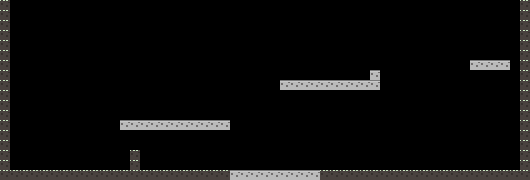

Rendered tile map (Tiled .tmx) drawn with the repository's tilesets; below, a short description and the full map source, tile grids included:
An orthogonal 53x18 tile map with 10x10 px tiles, 1 tile layer (Tile Layer 1).

<map version="1.2" tiledversion="1.2.4" orientation="orthogonal" renderorder="right-down" width="53" height="18" tilewidth="10" tileheight="10" infinite="0" nextlayerid="2" nextobjectid="1">
 <tileset firstgid="1" name="tiles" tilewidth="10" tileheight="10" spacing="2" margin="2" tilecount="64" columns="8">
  <image source="tiles.png" width="100" height="100" />
 </tileset>
 <layer id="1" name="Tile Layer 1" width="53" height="18">
  <data encoding="csv">
1,0,0,0,0,0,0,0,0,0,0,0,0,0,0,0,0,0,0,0,0,0,0,0,0,0,0,0,0,0,0,0,0,0,0,0,0,0,0,0,0,0,0,0,0,0,0,0,0,0,0,0,1,
1,0,0,0,0,0,0,0,0,0,0,0,0,0,0,0,0,0,0,0,0,0,0,0,0,0,0,0,0,0,0,0,0,0,0,0,0,0,0,0,0,0,0,0,0,0,0,0,0,0,0,0,1,
1,0,0,0,0,0,0,0,0,0,0,0,0,0,0,0,0,0,0,0,0,0,0,0,0,0,0,0,0,0,0,0,0,0,0,0,0,0,0,0,0,0,0,0,0,0,0,0,0,0,0,0,1,
1,0,0,0,0,0,0,0,0,0,0,0,0,0,0,0,0,0,0,0,0,0,0,0,0,0,0,0,0,0,0,0,0,0,0,0,0,0,0,0,0,0,0,0,0,0,0,0,0,0,0,0,1,
1,0,0,0,0,0,0,0,0,0,0,0,0,0,0,0,0,0,0,0,0,0,0,0,0,0,0,0,0,0,0,0,0,0,0,0,0,0,0,0,0,0,0,0,0,0,0,0,0,0,0,0,1,
1,0,0,0,0,0,0,0,0,0,0,0,0,0,0,0,0,0,0,0,0,0,0,0,0,0,0,0,0,0,0,0,0,0,0,0,0,0,0,0,0,0,0,0,0,0,0,0,0,0,0,0,1,
1,0,0,0,0,0,0,0,0,0,0,0,0,0,0,0,0,0,0,0,0,0,0,0,0,0,0,0,0,0,0,0,0,0,0,0,0,0,0,0,0,0,0,0,0,0,0,2,2,2,2,0,1,
1,0,0,0,0,0,0,0,0,0,0,0,0,0,0,0,0,0,0,0,0,0,0,0,0,0,0,0,0,0,0,0,0,0,0,0,0,2,0,0,0,0,0,0,0,0,0,0,0,0,0,0,1,
1,0,0,0,0,0,0,0,0,0,0,0,0,0,0,0,0,0,0,0,0,0,0,0,0,0,0,0,2,2,2,2,2,2,2,2,2,2,0,0,0,0,0,0,0,0,0,0,0,0,0,0,1,
1,0,0,0,0,0,0,0,0,0,0,0,0,0,0,0,0,0,0,0,0,0,0,0,0,0,0,0,0,0,0,0,0,0,0,0,0,0,0,0,0,0,0,0,0,0,0,0,0,0,0,0,1,
1,0,0,0,0,0,0,0,0,0,0,0,0,0,0,0,0,0,0,0,0,0,0,0,0,0,0,0,0,0,0,0,0,0,0,0,0,0,0,0,0,0,0,0,0,0,0,0,0,0,0,0,1,
1,0,0,0,0,0,0,0,0,0,0,0,0,0,0,0,0,0,0,0,0,0,0,0,0,0,0,0,0,0,0,0,0,0,0,0,0,0,0,0,0,0,0,0,0,0,0,0,0,0,0,0,1,
1,0,0,0,0,0,0,0,0,0,0,0,2,2,2,2,2,2,2,2,2,2,2,0,0,0,0,0,0,0,0,0,0,0,0,0,0,0,0,0,0,0,0,0,0,0,0,0,0,0,0,0,1,
1,0,0,0,0,0,0,0,0,0,0,0,0,0,0,0,0,0,0,0,0,0,0,0,0,0,0,0,0,0,0,0,0,0,0,0,0,0,0,0,0,0,0,0,0,0,0,0,0,0,0,0,1,
1,0,0,0,0,0,0,0,0,0,0,0,0,0,0,0,0,0,0,0,0,0,0,0,0,0,0,0,0,0,0,0,0,0,0,0,0,0,0,0,0,0,0,0,0,0,0,0,0,0,0,0,1,
1,0,0,0,0,0,0,0,0,0,0,0,0,1,0,0,0,0,0,0,0,0,0,0,0,0,0,0,0,0,0,0,0,0,0,0,0,0,0,0,0,0,0,0,0,0,0,0,0,0,0,0,1,
1,0,0,0,0,0,0,0,0,0,0,0,0,1,0,0,0,0,0,0,0,0,0,0,0,0,0,0,0,0,0,0,0,0,0,0,0,0,0,0,0,0,0,0,0,0,0,0,0,0,0,0,1,
1,1,1,1,1,1,1,1,1,1,1,1,1,1,1,1,1,1,1,1,1,1,1,2,2,2,2,2,2,2,2,2,1,1,1,1,1,1,1,1,1,1,1,1,1,1,1,1,1,1,1,1,1
</data>
 </layer>
</map>
